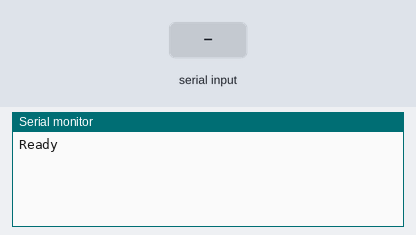
Simulated run of this sketch. Board: Arduino Uno, built with avr-gcc and run on an emulated ATmega328P. Shown: the last lines printed to the serial monitor. Inputs (shaded band) come from the test bench. Random numbers use the default seed unless the sketch sets one.

Above: at 1.2 s.
1.3 s: "1" received over the second serial link
At 2.5 s:
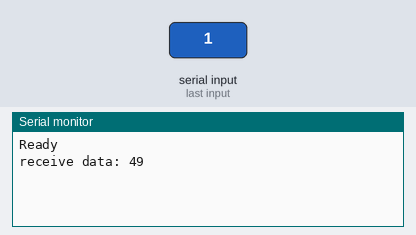
2.8 s: "0" received over the second serial link
At 3.8 s:
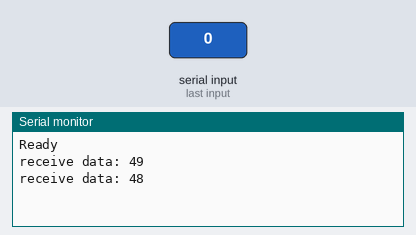
4.3 s: "2" received over the second serial link
At 5.0 s:
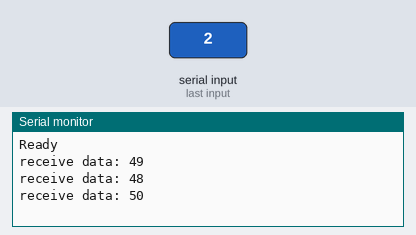

The sketch:

generate_fake_data.ino
```cpp
#include <SoftwareSerial.h>

#define HW_SERIAL_BAUD 9600
#define SW_SERIAL_BAUD 9600
#define PIN_RX 9
#define PIN_TX 8
#define MSG_HEADER  0xFE
#define MSG_REQUEST 0x01
#define MSG_END     0x0D
#define VALUE_PITCH_MIN 8
#define VALUE_PITCH_MAX 12

SoftwareSerial mySerial(PIN_RX, PIN_TX);

void setup() {
  Serial.begin(HW_SERIAL_BAUD);//for debug message
  mySerial.begin(SW_SERIAL_BAUD);//for bluetooth uart
  Serial.println("Ready");
}

void loop() {
  //wait user input
  if(mySerial.available()) {
    int inputByte = mySerial.read();
    Serial.print("receive data: ");
    Serial.println(inputByte);
    if(inputByte == MSG_REQUEST) {
      //is request, do response
      //1. init fake data
      int pitch_value = random(VALUE_PITCH_MIN, VALUE_PITCH_MAX);

      //2. send data (0xFE, data, ..., 0x0D)
      mySerial.print(MSG_HEADER);
      mySerial.print(pitch_value);
      mySerial.print(MSG_END);

      //3. print debug message
      Serial.print("pitch: ");
      Serial.println(pitch_value);
    }
  }
}
```

Measured:
- after the input at 1.3 s, the serial monitor: prints a new line at once (image 1)
- after the input at 2.8 s, the serial monitor: prints a new line at once (image 2)
- after the input at 4.3 s, the serial monitor: prints a new line at once (image 3)
